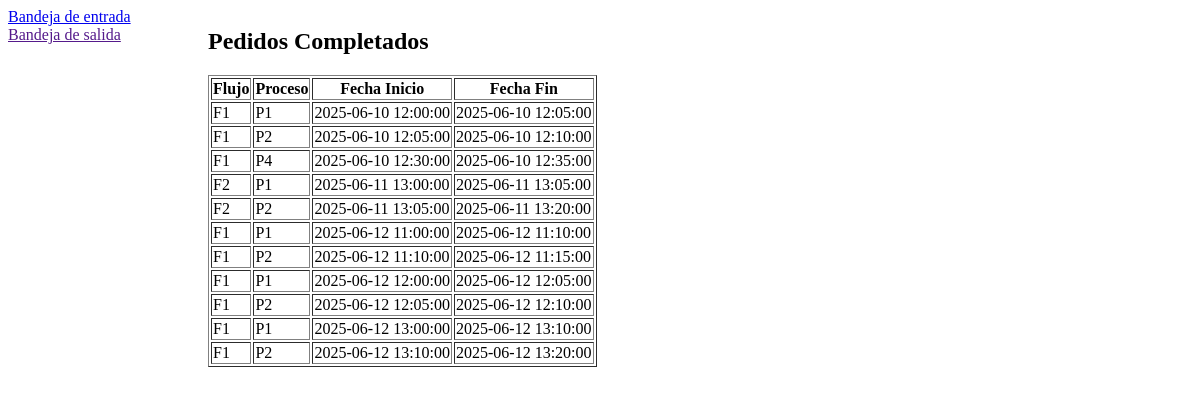
Before: /bdsalida.php (signed in) with the older database file.
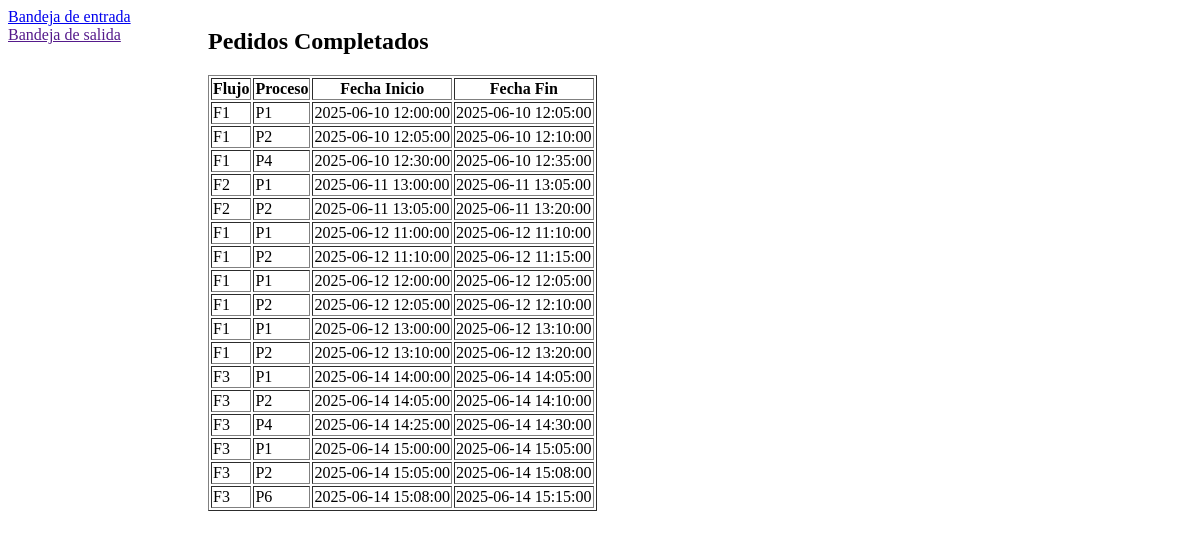
After: the same page with the newer database file.
### tables this page shows
CREATE TABLE flujousuario (
    ticket INT AUTO_INCREMENT,
    usuario VARCHAR(15) NOT NULL,
    flujo VARCHAR(3) NOT NULL,
    proceso VARCHAR(3) NOT NULL,
    fechainicial DATETIME NOT NULL,
    fechafinal DATETIME,
    PRIMARY KEY (ticket, flujo, proceso)
);

### bdsalida.php (the view)
<?php
include "conexion.inc.php";
$resultado = mysqli_query($con, "select * from flujousuario where usuario='".$_SESSION["usuario"]."' and fechafinal is not null");
?>
<html>
    <body>
        <div style="width:200px; float:left">
            <a href="bandeja.php">Bandeja de entrada</a>
            <br>
            <a href="">Bandeja de salida</a>
        </div>
        <div style="width:600px; float:left">
            <h2>Pedidos Completados</h2>
            <table border="1">
                <tr>
                    <th>Flujo</th>
                    <th>Proceso</th>
                    <th>Fecha Inicio</th>
                    <th>Fecha Fin</th>
                </tr>
                <?php
                while ($fila = mysqli_fetch_array($resultado)) {
                    echo "<tr>";
                    echo "<td>".$fila["flujo"]."</td>";
                    echo "<td>".$fila["proceso"]."</td>";
                    echo "<td>".$fila["fechainicial"]."</td>";
                    echo "<td>".$fila["fechafinal"]."</td>";
                    echo "</tr>";
                }
                ?>
            </table>
        </div>
    </body>
</html>

Changed rows visible on the page:
added flujousuario: flujo "F3", proceso "P1", fechainicial "2025-06-14 14:00:00", fechafinal "2025-06-14 14:05:00"
added flujousuario: flujo "F3", proceso "P2", fechainicial "2025-06-14 14:05:00", fechafinal "2025-06-14 14:10:00"
added flujousuario: flujo "F3", proceso "P4", fechainicial "2025-06-14 14:25:00", fechafinal "2025-06-14 14:30:00"
added flujousuario: flujo "F3", proceso "P1", fechainicial "2025-06-14 15:00:00", fechafinal "2025-06-14 15:05:00"
added flujousuario: flujo "F3", proceso "P2", fechainicial "2025-06-14 15:05:00", fechafinal "2025-06-14 15:08:00"
added flujousuario: flujo "F3", proceso "P6", fechainicial "2025-06-14 15:08:00", fechafinal "2025-06-14 15:15:00"
